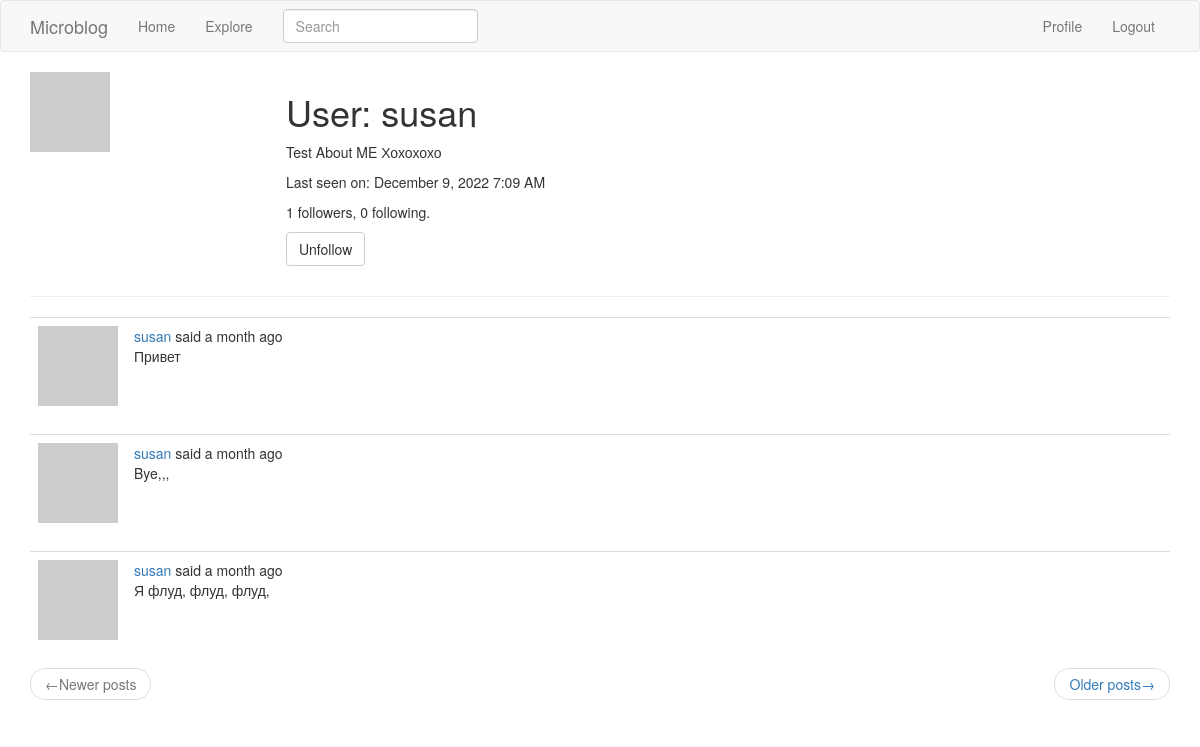
Screenshot of /user/susan (signed in) with the database file from the repository.
### app/models.py (models this page shows, shortened)
class User(UserMixin, db.Model):
    id = db.Column(
        db.Integer,
        primary_key=True,
    )
    username = db.Column(
        db.String(64),
        index=True,
        unique=True,
    )
    email = db.Column(
        db.String(120),
        index=True,
        unique=True,
    )
    password_hash = db.Column(
        db.String(128),
    )
    about_me = db.Column(
        db.String(140)
    )
    last_seen = db.Column(
        db.DateTime, default=datetime.utcnow
    )
    posts = db.relationship(
        'Post',
        backref='author',
        lazy='dynamic',
    )
    followed = db.relationship(
        'User',
        secondary=followers,
        primaryjoin=(followers.c.follower_id == id),
        secondaryjoin=(followers.c.followed_id == id),
        backref=db.backref('followers', lazy='dynamic'),
        lazy='dynamic',
    )
    def avatar(self, size):
        digest = md5(self.email.lower().encode('utf-8')).hexdigest()
        return f'https://www.gravatar.com/avatar/{digest}?d=identicon&s={size}'
    def is_following(self, user):
        return self.followed.filter(
            followers.c.followed_id == user.id).count() > 0

class SearchableMixin(object):
    @classmethod
    def before_commit(cls, session):
        session._changes = {
            'add': list(session.new),
            'update': list(session.dirty),
            'delete': list(session.deleted),
        }
    @classmethod
    def after_commit(cls, session):
        for obj in session._changes['add']:
            if isinstance(obj, SearchableMixin):
                add_to_index(obj.__tablename__, obj)
        for obj in session._changes['update']:
            if isinstance(obj, SearchableMixin):
                add_to_index(obj.__tablename__, obj)
        for obj in session._changes['delete']:
            if isinstance(obj, SearchableMixin):
                remove_from_index(obj.__tablename__, obj)
        session._changes = None

class Post(SearchableMixin, db.Model):
    __searchable__ = ['body']
    id = db.Column(
        db.Integer,
        primary_key=True,
    )
    body = db.Column(
        db.String(140),
    )
    timestamp = db.Column(
        db.DateTime,
        index=True,
        default=datetime.utcnow,
    )
    user_id = db.Column(
        db.Integer(),
        db.ForeignKey('user.id'),
    )

### app/main/routes.py (the view)
@bp.route('/user/<username>')
@login_required
def user(username):
    user = User.query.filter_by(username=username).first_or_404()
    page = request.args.get('page', 1, type=int)
    posts = user.posts.order_by(Post.timestamp.desc()).paginate(
        page=page,
        per_page=current_app.config['POSTS_PER_PAGE'],
        error_out=False
    )
    next_url = url_for('main.user', username=user.username,
                       page=posts.next_num) \
        if posts.has_next else None
    prev_url = url_for('main.user', username=user.username,
                       page=posts.prev_num) \
        if posts.has_prev else None
    form = EmptyForm()
    context = {
        'user': user,
        'posts': posts.items,
        'form': form,
        'next_url': next_url,
        'prev_url': prev_url,
    }
    return render_template('user.html', **context)

### app/main/forms.py
class SearchForm(FlaskForm):
    q = StringField(
        _l('Search'),
        validators=[DataRequired()]
    )
    def __init__(self, *args, **kwargs):
        if 'formdata' not in kwargs:
            kwargs['formdata'] = request.args
        if 'meta' not in kwargs:
            kwargs['meta'] = {'csrf': False}
        super(SearchForm, self).__init__(*args, **kwargs)

class EmptyForm(FlaskForm):
    submit = SubmitField(_('Submit'))

### app/main/routes.py (called while the page is built)
@bp.before_request
def before_request():
    if current_user.is_authenticated:
        current_user.last_seen = datetime.utcnow()
        db.session.commit()
        g.search_form = SearchForm()
    g.locale = str(get_locale())

### app/models.py (called while the page is built)
@login.user_loader
def load_user(id):
    return User.query.get(int(id))

### app/templates/user.html (shortened to what this page needs)
{% extends 'base.html' %}
{% block app_content %}
  <table style="table table-hover">
    <tr valign="top">
      <td width="256px"><img src="{{ user.avatar(256) }}"></td>
      <td>
        <h1>{{ _('User') }}: {{ user.username }}</h1>
        {% if user.about_me %}
          <p>
            {{ user.about_me }}
          </p>
        {% endif %}
        {% if user.last_seen %}
          <p>
            {{ _('Last seen on') }}: {{ moment(user.last_seen).format('LLL') }}
          </p>
        {% endif %}
        <p>
          {{ _('%(count)d followers', count=user.followers.count()) }},
          {{ _('%(count)d following.', count=user.followed.count()) }}
        </p>
        {% if user == current_user %}
          <p>
            <a href="{{ url_for('main.edit_profile') }}">{{ _('Edit your profile') }}</a>
          </p>
        {% else %}
          <p>
            <form action="{{ url_for('main.unfollow', username=user.username) }}" method="post">
              {{ form.submit(value=_('Unfollow'), class_='btn btn-default')}}
            </form>
          </p>
        {% endif %}
      </td>
    </tr>
  </table>
  <hr>
  {% for post in posts %}
      {% include "_post.html" %}
  {% endfor %}
  <nav aria-label="...">
    <ul class="pager">
      <li class="previous {% if not prev_url %} disabled {% endif %}">
        <a href="{{ prev_url or '#' }}">
          <span aria-hidden="true">&larr;</span>{{ _('Newer posts') }}
        </a>
      </li>
      <li class="next {% if not next_url %} disabled {% endif %}">
        <a href="{{ next_url or '#' }}">
          {{ _('Older posts') }}<span aria-hidden="true">&rarr;</span>
        </a>
      </li>
    </ul>
  </nav>
{% endblock app_content %}

### app/templates/_post.html (shortened to what this page needs)
<table class="table table-hover">
  <tr>
    <td width="70px">
      <a href="{{ url_for('main.user', username=post.author.username) }}">
        <img src="{{ post.author.avatar(70) }}">
      </a>
    </td>
    <td>
      {{ _('%(username)s said %(when)s', username=user_link, when=moment(post.timestamp).fromNow()) }}
      <br>
      {{ post.body }}
    </td>
  </tr>
</table>

### rows the page displays
User: username "susan", about_me "Test About ME Хохохохо", last_seen "December 9, 2022 7:09 AM"
Post: body "Привет"
Post: body "Bye,,,"
Post: body "Я флуд, флуд, флуд,"
